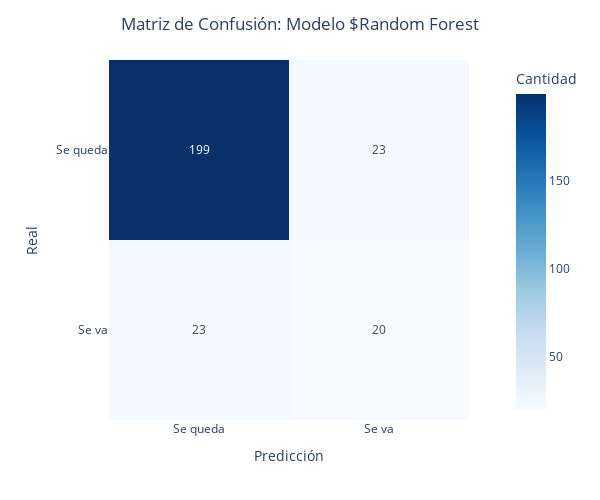

Source (notebook cell):
### Code cell
gr = show_confusion_matrix(y_test, pred, 'Random Forest')
gr

### Figure 1 — Plotly figure (JSON) as saved in the notebook; plotly's stock layout.template omitted (floating-point values rounded to 4 significant figures)
{"data": [{"coloraxis": "coloraxis", "hovertemplate": "Predicción: %{x}<br>Real: %{y}<br>Cantidad: %{z}<extra></extra>", "name": "0", "texttemplate": "%{z}", "type": "heatmap", "x": ["Se queda", "Se va"], "xaxis": "x", "y": ["Se queda", "Se va"], "yaxis": "y", "z": [[199, 23], [23, 20]]}], "layout": {"coloraxis": {"colorbar": {"title": {"text": "Cantidad"}}, "colorscale": [[0, "rgb(247,251,255)"], [0.125, "rgb(222,235,247)"], [0.25, "rgb(198,219,239)"], [0.375, "rgb(158,202,225)"], [0.5, "rgb(107,174,214)"], [0.625, "rgb(66,146,198)"], [0.75, "rgb(33,113,181)"], [0.875, "rgb(8,81,156)"], [1, "rgb(8,48,107)"]]}, "height": 500, "margin": {"t": 60}, "title": {"text": "Matriz de Confusión: Modelo $Random Forest", "x": 0.5}, "width": 600, "xaxis": {"anchor": "y", "constrain": "domain", "domain": [0, 1], "scaleanchor": "y", "title": {"text": "Predicción"}}, "yaxis": {"anchor": "x", "autorange": "reversed", "constrain": "domain", "domain": [0, 1], "title": {"text": "Real"}}}}
